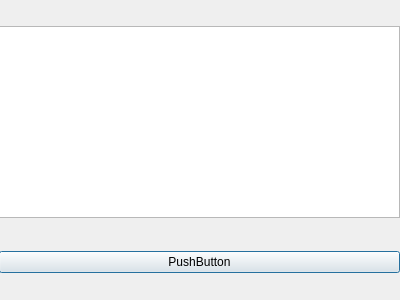
<?xml version="1.0" encoding="UTF-8"?>
<ui version="4.0">
 <class>Dialog</class>
 <widget class="QDialog" name="Dialog">
  <property name="geometry">
   <rect>
    <x>0</x>
    <y>0</y>
    <width>400</width>
    <height>300</height>
   </rect>
  </property>
  <property name="windowTitle">
   <string>Dialog</string>
  </property>
  <widget class="QWidget" name="verticalLayoutWidget">
   <property name="geometry">
    <rect>
     <x>-1</x>
     <y>-1</y>
     <width>401</width>
     <height>301</height>
    </rect>
   </property>
   <layout class="QVBoxLayout" name="verticalLayout">
    <item>
     <widget class="QTextEdit" name="mytextedit">
      <property name="sizePolicy">
       <sizepolicy hsizetype="Expanding" vsizetype="Maximum">
        <horstretch>0</horstretch>
        <verstretch>0</verstretch>
       </sizepolicy>
      </property>
      <property name="font">
       <font>
        <weight>75</weight>
        <bold>true</bold>
       </font>
      </property>
     </widget>
    </item>
    <item>
     <widget class="QPushButton" name="pushButton">
      <property name="text">
       <string>PushButton</string>
      </property>
     </widget>
    </item>
   </layout>
  </widget>
 </widget>
 <resources/>
 <connections/>
</ui>
